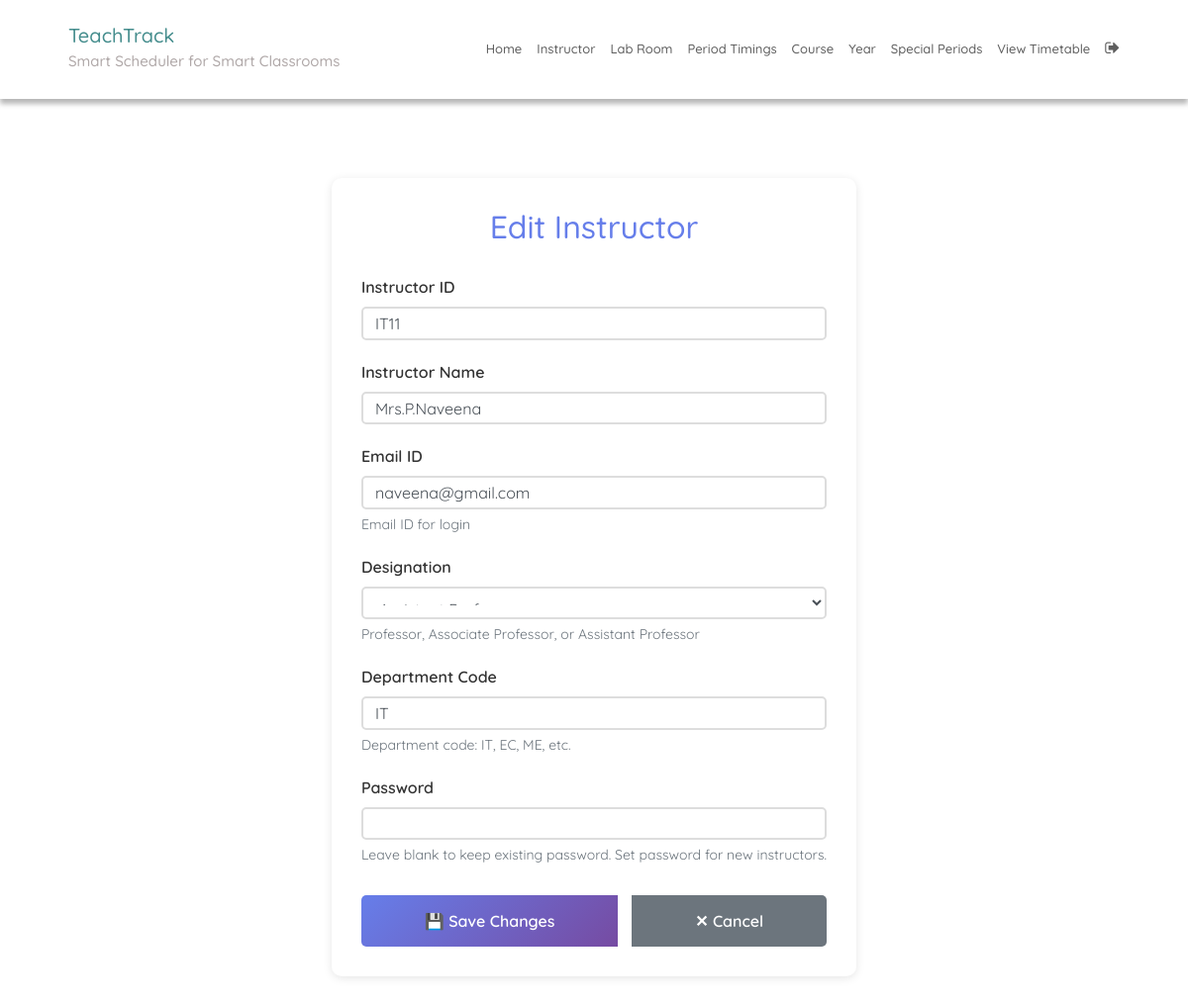
The page /instructorUpdate/11/ (signed in) on the database its author committed.
### SchedulerApp/models.py (models this page shows, shortened)
class Instructor(models.Model):
    uid = models.CharField(max_length=6)
    name = models.CharField(max_length=25)
    email = models.EmailField(unique=True, blank=True, null=True, help_text="Email ID for login")
    department = models.CharField(max_length=10, null=True, blank=True, help_text="Department code: IT, EC, ME, etc.")
    designation = models.CharField(max_length=20, choices=DESIGNATION_CHOICES, default='ASST_PROF', help_text="Professor, Associate Professor, or Assistant Professor")
    user = models.OneToOneField(User, on_delete=models.CASCADE, null=True, blank=True, related_name='instructor_profile')

### SchedulerApp/views.py (the view)
# urls.py: path('instructorUpdate/<int:pk>/', instructorUpdate, name='instructorUpdate'),
@login_required
def instructorUpdate(request, pk):
    instructor = Instructor.objects.get(pk=pk)
    form = InstructorForm(request.POST or None, instance=instructor)
    if request.method == 'POST':
        if form.is_valid():
            form.save()
            return redirect('instructorEdit')
    context = {
        'instructor': instructor,
        'form': form
    }
    return render(request, 'instructorUpdate.html', context)

### SchedulerApp/templatetags/index.py (called while the page is built)
@register.tag
def active(parser, token):
    args = token.split_contents()
    template_tag = args[0]
    if len(args) < 2:
        raise template.TemplateSyntaxError(
            f'{template_tag} tag requires at least one argument'
        )
    return NavSelectedNode(args[1:])

    def render(self, context):
        path = context['request'].path
        for p in self.patterns:
            pValue = template.Variable(p).resolve(context)
            if path == pValue:
                return 'active'
        return ''

### templates/instructorUpdate.html (shortened to what this page needs)
{% extends 'base.html' %}
{% block content %}
{% load static %}
<div class="update-container">
    <h1>Edit Instructor</h1>
    <form method="post">
        <div class="form-group">
            <label for="{{ form.uid.id_for_label }}">{{ form.uid.label }}</label>
            {{ form.uid }}
        </div>
        <div class="form-group">
            <label for="{{ form.name.id_for_label }}">{{ form.name.label }}</label>
            {{ form.name }}
        </div>
        <div class="form-group">
            <label for="{{ form.email.id_for_label }}">{{ form.email.label }}</label>
            {{ form.email }}
            {% if form.email.help_text %}
                <small class="text-muted">{{ form.email.help_text }}</small>
            {% endif %}
        </div>
        <div class="form-group">
            <label for="{{ form.designation.id_for_label }}">{{ form.designation.label }}</label>
            {{ form.designation }}
            {% if form.designation.help_text %}
                <small class="text-muted">{{ form.designation.help_text }}</small>
            {% endif %}
        </div>
        <div class="form-group">
            <label for="{{ form.department.id_for_label }}">{{ form.department.label }}</label>
            {{ form.department }}
            {% if form.department.help_text %}
                <small class="text-muted">{{ form.department.help_text }}</small>
            {% endif %}
        </div>
        <div class="form-group">
            <label for="{{ form.password.id_for_label }}">Password</label>
            {{ form.password }}
            {% if form.password.help_text %}
                <small class="text-muted">{{ form.password.help_text }}</small>
            {% endif %}
        </div>
        <div class="btn-group">
            <button type="submit" class="btn btn-save">💾 Save Changes</button>
            <a href="{% url 'instructorEdit' %}" class="btn btn-cancel" style="text-align: center; text-decoration: none; line-height: 1.5;">✕ Cancel</a>
        </div>
    </form>
</div>
{% endblock %}

### static/CSS/style.css (style rules this page uses)
:root { --green1: #57ACAC; --green2: #38c0b3; --green3: #257a7a; --green4: #0FCD9D; --green5: #01d7a7; --green6: #00BE8E; --green7: #009879; --white: #fff; --grey: #aaa; --dark-grey: #444; --light-grey: #a29999; --lighter-grey: #dddddd; --lightest-grey: #f3f3f3; --box-shadow: #9e9292; }
html { font-size: 100%; box-sizing: border-box; scroll-behavior: smooth; }
html, body { margin: 0; padding: 0; width: 100vw; min-height: 100%; text-rendering: optimizeLegibility; font-family: "Quicksand", sans-serif; font-size: 62.5%; }
body { position: relative; }
a { text-decoration: none; }
button { border-style: none; }

### templates/instructorUpdate.html (style rules this page uses)
.update-container { max-width: 600px; margin: 40px auto; padding: 30px; background: white; border-radius: 10px; box-shadow: 0 2px 10px rgba(0,0,0,0.1); }
.update-container h1 { color: #667eea; margin-bottom: 30px; text-align: center; font-size: 32px; }
.form-group { margin-bottom: 20px; }
.form-group label { display: block; font-weight: 600; margin-bottom: 8px; color: #333; font-size: 16px; }
.form-group input[type="text"] { width: 100%; padding: 12px; border: 2px solid #ddd; border-radius: 5px; font-size: 16px; transition: border-color 0.3s; }
.form-group input[type="email"], .form-group input[type="password"], .form-group select { width: 100%; padding: 12px; border: 2px solid #ddd; border-radius: 5px; font-size: 16px; transition: border-color 0.3s; }
.form-group small.text-muted { display: block; margin-top: 5px; color: #6c757d; font-size: 14px; }
.btn-group { display: flex; gap: 15px; margin-top: 30px; }
.btn { flex: 1; padding: 14px 20px; border: none; border-radius: 5px; font-size: 16px; font-weight: 600; cursor: pointer; transition: all 0.3s; }
.btn-save { background: linear-gradient(135deg, #667eea 0%, #764ba2 100%); color: white; }
.btn-cancel { background: #6c757d; color: white; }

### rows shown on the page
Instructor: uid "IT11", name "Mrs.P.Naveena", email "naveena@gmail.com", designation "Assistant Professor", department "IT"
